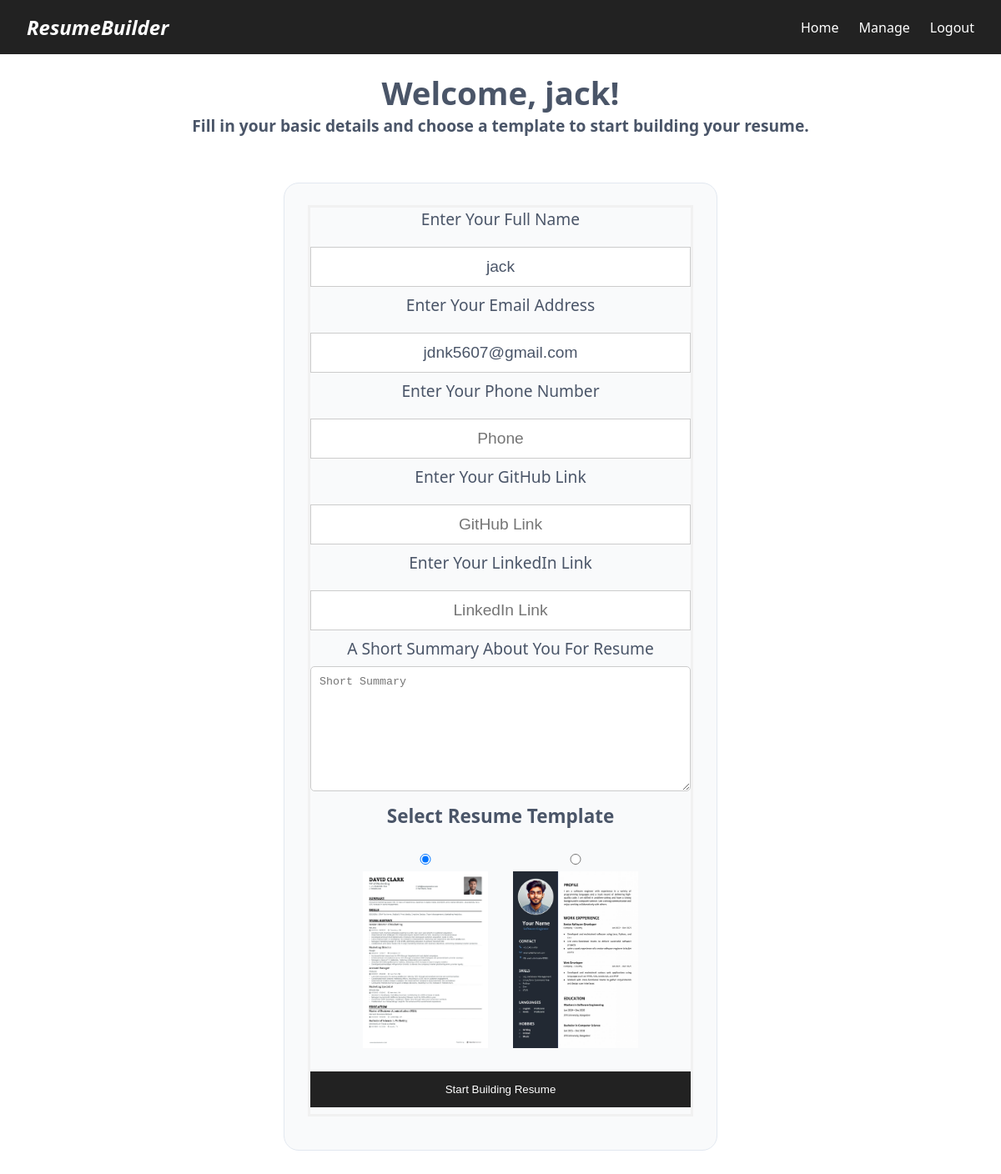
Screenshot of /home (signed in) with the database file from the repository.
### website/models.py (models this page shows)
class User(db.Model, UserMixin):
    id = db.Column(db.Integer, primary_key=True)
    username = db.Column(db.String(20), nullable=False)
    email = db.Column(db.String(60), nullable=False, unique=True)
    password = db.Column(db.String(140), nullable=False)
    resumes = db.relationship('Resume', backref='user', cascade="all, delete", lazy=True)

### website/views.py (the view, shortened to what this page needs)
@views.route('/home', methods=['GET', 'POST'])
@login_required
def home():
    return render_template("home.html")

### website/__init__.py (called while the page is built)
def create_app():
    app = Flask(__name__)
    app.config['SECRET_KEY'] = 'supersecretkey'
    app.config['SQLALCHEMY_DATABASE_URI'] = 'sqlite:///ResumeBuilder.db'
    db.init_app(app)
    login_manager=LoginManager()
    login_manager.login_view = 'auth.login'
    login_manager.init_app(app)
    @login_manager.user_loader
    def load_user(id):
        return User.query.get(int(id))
    from .views import  views
    from .auth import auth
    app.register_blueprint(views,url_prefix='/')
    app.register_blueprint(auth,url_prefix='/')
    create_database(app)
    return app

### website/templates/home.html
{% extends 'base.html' %}
{% block body %}
<div class="Welcome">
  <h1>Welcome, {{ current_user.username }}!</h1>
  <h4>Fill in your basic details and choose a template to start building your resume.</h4>
  <br>
  <div class="profile-container">
    <div class="profile-header">
      <form method="POST" action="/home" id="quick-details-form">
        <label for="full_name">Enter Your Full Name</label>
        <input type="text" name="full_name" placeholder="Full Name" value="{{ current_user.username }}" required>
        <label for="resume_email">Enter Your Email Address</label>
        <input type="email" name="resume_email" placeholder="Email" value="{{ current_user.email }}" required>
        <label for="phone">Enter Your Phone Number</label>
        <input type="tel" name="phone" placeholder="Phone" pattern="\d{10}" required>
        <label for="github">Enter Your GitHub Link</label>
        <input type="url" name="github" placeholder="GitHub Link">
        <label for="linkedin">Enter Your LinkedIn Link</label>
        <input type="url" name="linkedin" placeholder="LinkedIn Link">
        <label for="summary">A Short Summary About You For Resume</label>
        <textarea name="summary" id="summary" placeholder="Short Summary" required></textarea>
        <h3>Select Resume Template</h3>
        <div class="template-selection">
          <label for="classic">
            <input type="radio" id="classic" name="template" value="classic" checked>
            <img src="{{ url_for('static', filename='templates_image/classic.png') }}" alt="Classic Template" class="template-thumbnail" style="width: 150px; height: auto;">
          </label>
          <label for="modern">
            <input type="radio" id="modern" name="template" value="modern">
            <img src="{{ url_for('static', filename='templates_image/modern.png') }}" alt="Modern Template" class="template-thumbnail" style="width: 150px; height: auto;">
          </label>
        </div>
        <button type="submit" id="button">Start Building Resume</button>
      </form>
    </div>
  </div>
</div>
{% endblock %}

### website/static/style.css (style rules this page uses)
* { margin: 0; padding: 0; box-sizing: border-box; }
body { font-family: 'Segoe UI', sans-serif; background-color: #ffffff; color: #222; }
form { border: 3px solid #f1f1f1; }
input { width: 100%; padding: 12px 20px; margin: 8px 0; display: inline-block; border: 1px solid #ccc; box-sizing: border-box; }
#button { background-color:#222; color: white; padding: 14px 20px; margin: 8px 0; border: none; cursor: pointer; width: 100%; }
#summary { width: 100%; height: 150px; padding: 10px; border: 1px solid #ccc; border-radius: 5px; margin: 8px 0; display: inline-block; border: 1px solid #ccc; box-sizing: border-box; }
.template-selection { display: flex; justify-content: center; gap: 30px; margin: 20px 0; }
.template-selection label { display: flex; flex-direction: column; align-items: center; cursor: pointer; }
.template-selection input[type="radio"] { margin-top: 10px; }
.profile-container { max-width: 520px; margin: 28px auto; background: #f9fafb; border-radius: 18px; box-shadow: 20 8px 32px rgba(44, 62, 80, 0.12); padding: 26px 28px 28px 28px; font-family: 'Segoe UI', Arial, sans-serif; border: 1px solid #e2e8f0; }
.profile-header { display: flex; justify-content: space-between; align-items: center; margin-bottom: 12px; position: relative; }
.Welcome,.Welcome input { text-align: center; margin-top: 20px; font-size: 1.2rem; color: #4a5568; }

### rows the page displays
User: username "jack", full_name "jack", resume_email "jdnk5607@gmail.com"
